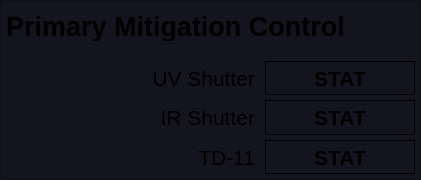
   <widget class="QFrame" name="frame_beam_status">
    <property name="geometry">
     <rect>
      <x>10</x>
      <y>45</y>
      <width>421</width>
      <height>180</height>
     </rect>
    </property>
    <property name="styleSheet">
     <string notr="true">background-color: rgb(20,20,30);</string>
    </property>
    <property name="frameShape">
     <enum>QFrame::StyledPanel</enum>
    </property>
    <property name="frameShadow">
     <enum>QFrame::Raised</enum>
    </property>
    <layout class="QGridLayout" name="gridLayout_12">
     <property name="leftMargin">
      <number>5</number>
     </property>
     <property name="topMargin">
      <number>10</number>
     </property>
     <property name="rightMargin">
      <number>5</number>
     </property>
     <property name="bottomMargin">
      <number>5</number>
     </property>
     <property name="horizontalSpacing">
      <number>10</number>
     </property>
     <property name="verticalSpacing">
      <number>5</number>
     </property>
     <item row="2" column="1">
      <widget class="PyDMLabel" name="pwr_gun_38">
       <property name="minimumSize">
        <size>
         <width>110</width>
         <height>0</height>
        </size>
       </property>
       <property name="maximumSize">
        <size>
         <width>150</width>
         <height>40</height>
        </size>
       </property>
       <property name="font">
        <font>
         <pointsize>16</pointsize>
         <weight>75</weight>
         <bold>true</bold>
        </font>
       </property>
       <property name="toolTip">
        <string/>
       </property>
       <property name="styleSheet">
        <string notr="true">PyDMLabel {
  border-radius: 2px;
}
PyDMLabel[alarmSensitiveBorder=&quot;true&quot;][alarmSeverity=&quot;0&quot;] {
  background-color: rgb(0,0,10);
  color: rgb(0,255,0);
}

PyDMLabel[alarmSensitiveBorder=&quot;true&quot;][alarmSeverity=&quot;1&quot;] {
  background-color: rgb(0,0,10);
  color: rgb(255,255,0);
}

PyDMLabel[alarmSensitiveBorder=&quot;true&quot;][alarmSeverity=&quot;2&quot;] {
  background-color: rgb(255,0,0);
  color: rgb(255,255,255);
}

PyDMLabel[alarmSensitiveBorder=&quot;true&quot;][alarmSeverity=&quot;3&quot;] {
  background-color: rgb(192,0,255);
  color: rgb(255,255,0);
}

PyDMLabel[alarmSensitiveBorder=&quot;true&quot;][alarmSeverity=&quot;4&quot;] {
  color: rgb(218,218,218);
  background-color: rgb(25,25,25);
}</string>
       </property>
       <property name="frameShape">
        <enum>QFrame::Box</enum>
       </property>
       <property name="frameShadow">
        <enum>QFrame::Plain</enum>
       </property>
       <property name="text">
        <string>STAT</string>
       </property>
       <property name="alignment">
        <set>Qt::AlignCenter</set>
       </property>
       <property name="precision" stdset="0">
        <number>1</number>
       </property>
       <property name="showUnits" stdset="0">
        <bool>true</bool>
       </property>
       <property name="precisionFromPV" stdset="0">
        <bool>false</bool>
       </property>
       <property name="alarmSensitiveContent" stdset="0">
        <bool>false</bool>
       </property>
       <property name="alarmSensitiveBorder" stdset="0">
        <bool>true</bool>
       </property>
       <property name="PyDMToolTip" stdset="0">
        <string/>
       </property>
       <property name="channel" stdset="0">
        <string>IOC:SYS1:MP01:MSHUTCTL</string>
       </property>
       <property name="enableRichText" stdset="0">
        <bool>false</bool>
       </property>
      </widget>
     </item>
     <item row="1" column="0" colspan="2">
      <widget class="PyDMDrawingLine" name="PyDMDrawingLine_39">
       <property name="minimumSize">
        <size>
         <width>0</width>
         <height>10</height>
        </size>
       </property>
       <property name="maximumSize">
        <size>
         <width>16777215</width>
         <height>10</height>
        </size>
       </property>
       <property name="toolTip">
        <string/>
       </property>
       <property name="brush" stdset="0">
        <brush brushstyle="SolidPattern">
         <color alpha="255">
          <red>200</red>
          <green>200</green>
          <blue>200</blue>
         </color>
        </brush>
       </property>
       <property name="penColor" stdset="0">
        <color>
         <red>80</red>
         <green>80</green>
         <blue>80</blue>
        </color>
       </property>
       <property name="penWidth" stdset="0">
        <double>1.000000000000000</double>
       </property>
      </widget>
     </item>
     <item row="0" column="0" colspan="2">
      <widget class="QLabel" name="label_66">
       <property name="maximumSize">
        <size>
         <width>16777215</width>
         <height>30</height>
        </size>
       </property>
       <property name="font">
        <font>
         <pointsize>20</pointsize>
         <weight>75</weight>
         <bold>true</bold>
        </font>
       </property>
       <property name="text">
        <string>Primary Mitigation Control</string>
       </property>
       <property name="alignment">
        <set>Qt::AlignLeading|Qt::AlignLeft|Qt::AlignVCenter</set>
       </property>
      </widget>
     </item>
     <item row="4" column="0">
      <widget class="QLabel" name="label_78">
       <property name="minimumSize">
        <size>
         <width>168</width>
         <height>0</height>
        </size>
       </property>
       <property name="font">
        <font>
         <pointsize>16</pointsize>
         <weight>50</weight>
         <bold>false</bold>
        </font>
       </property>
       <property name="text">
        <string>TD-11</string>
       </property>
       <property name="alignment">
        <set>Qt::AlignRight|Qt::AlignTrailing|Qt::AlignVCenter</set>
       </property>
      </widget>
     </item>
     <item row="3" column="0">
      <widget class="QLabel" name="label_77">
       <property name="minimumSize">
        <size>
         <width>168</width>
         <height>0</height>
        </size>
       </property>
       <property name="font">
        <font>
         <pointsize>16</pointsize>
         <weight>50</weight>
         <bold>false</bold>
        </font>
       </property>
       <property name="text">
        <string>IR Shutter</string>
       </property>
       <property name="alignment">
        <set>Qt::AlignRight|Qt::AlignTrailing|Qt::AlignVCenter</set>
       </property>
      </widget>
     </item>
     <item row="2" column="0">
      <widget class="QLabel" name="label_65">
       <property name="font">
        <font>
         <pointsize>16</pointsize>
         <weight>50</weight>
         <bold>false</bold>
        </font>
       </property>
       <property name="text">
        <string>UV Shutter</string>
       </property>
       <property name="alignment">
        <set>Qt::AlignRight|Qt::AlignTrailing|Qt::AlignVCenter</set>
       </property>
      </widget>
     </item>
     <item row="4" column="1">
      <widget class="PyDMLabel" name="pwr_gun_36">
       <property name="minimumSize">
        <size>
         <width>110</width>
         <height>0</height>
        </size>
       </property>
       <property name="maximumSize">
        <size>
         <width>150</width>
         <height>40</height>
        </size>
       </property>
       <property name="font">
        <font>
         <pointsize>16</pointsize>
         <weight>75</weight>
         <bold>true</bold>
        </font>
       </property>
       <property name="toolTip">
        <string/>
       </property>
       <property name="styleSheet">
        <string notr="true">PyDMLabel {
  border-radius: 2px;
}
PyDMLabel[alarmSensitiveBorder=&quot;true&quot;][alarmSeverity=&quot;0&quot;] {
  background-color: rgb(0,0,10);
  color: rgb(0,255,0);
}

PyDMLabel[alarmSensitiveBorder=&quot;true&quot;][alarmSeverity=&quot;1&quot;] {
  color: rgb(0,0,0);
  background-color: rgb(255,255,0);
}

PyDMLabel[alarmSensitiveBorder=&quot;true&quot;][alarmSeverity=&quot;2&quot;] {
  background-color: rgb(255,0,0);
  color: rgb(255,255,255);
}

PyDMLabel[alarmSensitiveBorder=&quot;true&quot;][alarmSeverity=&quot;3&quot;] {
  background-color: rgb(192,0,255);
  color: rgb(255,255,0);
}

PyDMLabel[alarmSensitiveBorder=&quot;true&quot;][alarmSeverity=&quot;4&quot;] {
  color: rgb(218,218,218);
  background-color: rgb(25,25,25);
}</string>
       </property>
       <property name="frameShape">
        <enum>QFrame::Box</enum>
       </property>
       <property name="frameShadow">
        <enum>QFrame::Plain</enum>
       </property>
       <property name="text">
        <string>STAT</string>
       </property>
       <property name="alignment">
        <set>Qt::AlignCenter</set>
       </property>
       <property name="precision" stdset="0">
        <number>1</number>
       </property>
       <property name="showUnits" stdset="0">
        <bool>true</bool>
       </property>
       <property name="precisionFromPV" stdset="0">
        <bool>false</bool>
       </property>
       <property name="alarmSensitiveContent" stdset="0">
        <bool>false</bool>
       </property>
       <property name="alarmSensitiveBorder" stdset="0">
        <bool>true</bool>
       </property>
       <property name="PyDMToolTip" stdset="0">
        <string/>
       </property>
       <property name="channel" stdset="0">
        <string>DUMP:LI11:390:TGT_STS</string>
       </property>
       <property name="enableRichText" stdset="0">
        <bool>false</bool>
       </property>
      </widget>
     </item>
     <item row="3" column="1">
      <widget class="PyDMLabel" name="pwr_gun_37">
       <property name="minimumSize">
        <size>
         <width>110</width>
         <height>0</height>
        </size>
       </property>
       <property name="maximumSize">
        <size>
         <width>150</width>
         <height>40</height>
        </size>
       </property>
       <property name="font">
        <font>
         <pointsize>16</pointsize>
         <weight>75</weight>
         <bold>true</bold>
        </font>
       </property>
       <property name="toolTip">
        <string/>
       </property>
       <property name="styleSheet">
        <string notr="true">PyDMLabel {
  border-radius: 2px;
}
PyDMLabel[alarmSensitiveBorder=&quot;true&quot;][alarmSeverity=&quot;0&quot;] {
  background-color: rgb(0,0,10);
  color: rgb(0,255,0);
}

PyDMLabel[alarmSensitiveBorder=&quot;true&quot;][alarmSeverity=&quot;1&quot;] {
  background-color: rgb(0,0,10);
  color: rgb(255,255,0);
}

PyDMLabel[alarmSensitiveBorder=&quot;true&quot;][alarmSeverity=&quot;2&quot;] {
  background-color: rgb(255,0,0);
  color: rgb(255,255,255);
}

PyDMLabel[alarmSensitiveBorder=&quot;true&quot;][alarmSeverity=&quot;3&quot;] {
  background-color: rgb(192,0,255);
  color: rgb(255,255,0);
}

PyDMLabel[alarmSensitiveBorder=&quot;true&quot;][alarmSeverity=&quot;4&quot;] {
  color: rgb(218,218,218);
  background-color: rgb(25,25,25);
}</string>
       </property>
       <property name="frameShape">
        <enum>QFrame::Box</enum>
       </property>
       <property name="frameShadow">
        <enum>QFrame::Plain</enum>
       </property>
       <property name="text">
        <string>STAT</string>
       </property>
       <property name="alignment">
        <set>Qt::AlignCenter</set>
       </property>
       <property name="precision" stdset="0">
        <number>1</number>
       </property>
       <property name="showUnits" stdset="0">
        <bool>true</bool>
       </property>
       <property name="precisionFromPV" stdset="0">
        <bool>false</bool>
       </property>
       <property name="alarmSensitiveContent" stdset="0">
        <bool>false</bool>
       </property>
       <property name="alarmSensitiveBorder" stdset="0">
        <bool>true</bool>
       </property>
       <property name="PyDMToolTip" stdset="0">
        <string/>
       </property>
       <property name="channel" stdset="0">
        <string>IOC:SYS1:MP01:LSHUTCTL</string>
       </property>
       <property name="enableRichText" stdset="0">
        <bool>false</bool>
       </property>
      </widget>
     </item>
    </layout>
   </widget>
